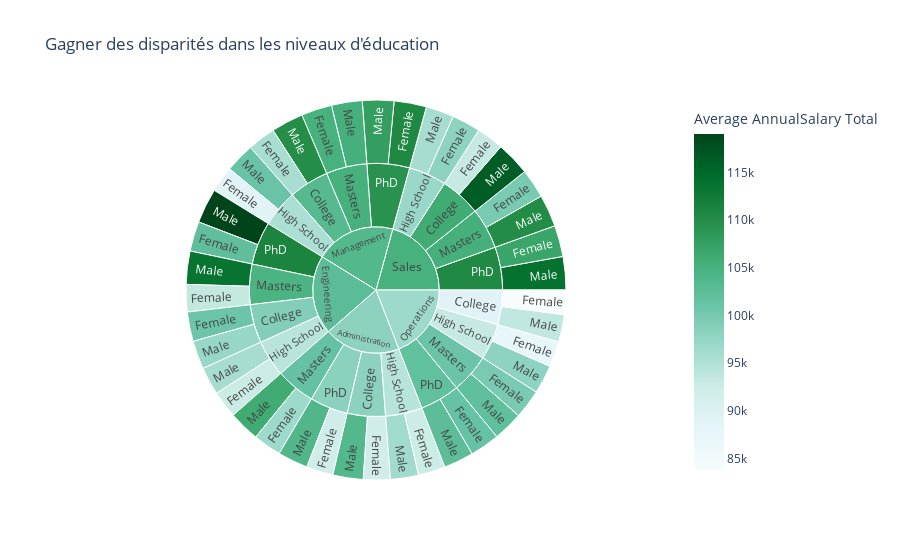

Notebook code cell kept with this figure:
### Code cell
# Graphique Sunburst avec la couche la plus interne comme éducation, 
# puis le département et le sexe dans la couche la plus externe
fig = px.sunburst(df_gedp, path=['Dept','Education','Gender'], values='AnnualSalary',
                 color='AnnualSalary', color_continuous_scale='bugn',title="Gagner des disparités dans les niveaux d'éducation",
                  labels={"AnnualSalary":'Average AnnualSalary Total'})
fig.show()

### Figure 1 — Plotly figure (JSON) as saved in the notebook; plotly's stock layout.template omitted (floating-point values rounded to 4 significant figures)
{"data": [{"branchvalues": "total", "customdata": [[91910.0], [100800.0], [95730.0], [83800.0], [93130.0], [92530.0], [92710.0], [88980.0], [87670.0], [98030.0], [96670.0], [93480.0], [105000.0], [99800.0], [99900.0], [91920.0], [102200.0], [110700.0], [101400.0], [107000.0], [103700.0], [97160.0], [110000.0], [93550.0], [116300.0], [96322], [95850.0], [101100.0], [97963], [95910.0], [106000.0], [113700.0], [105300.0], [102073], [110200.0], [103900.0], [119000.0], [107800.0], [102500.0], [113900.0], [98150.0], [99030.0], [103400.0], [88950.0], [106000.0], [94470.0], [94300.0], [95440.0], [93100.0], [96980.0], [101600.0], [104600.0], [105200.0], [101000.0], [105300.0], [98270.0], [111300.0], [109300.0], [102000.0], [110600.0], [98170.0], [102700.0], [103600.0], [96550.0], [104900.0]], "domain": {"x": [0, 1], "y": [0, 1]}, "hovertemplate": "labels=%{label}<br>AnnualSalary_sum=%{value}<br>parent=%{parent}<br>id=%{id}<br>Average AnnualSalary Total=%{color}<extra></extra>", "ids": ["Administration/College/Female", "Engineering/College/Female", "Management/College/Female", "Operations/College/Female", "Sales/College/Female", "Administration/High School/Female", "Engineering/High School/Female", "Management/High School/Female", "Operations/High School/Female", "Sales/High School/Female", "Administration/Masters/Female", "Engineering/Masters/Female", "Management/Masters/Female", "Operations/Masters/Female", "Sales/Masters/Female", "Administration/PhD/Female", "Engineering/PhD/Female", "Management/PhD/Female", "Operations/PhD/Female", "Sales/PhD/Female", "Administration/College/Male", "Engineering/College/Male", "Management/College/Male", "Operations/College/Male", "Sales/College/Male", "Administration/High School/Male", "Engineering/High School/Male", "Management/High School/Male", "Operations/High School/Male", "Sales/High School/Male", "Administration/Masters/Male", "Engineering/Masters/Male", "Management/Masters/Male", "Operations/Masters/Male", "Sales/Masters/Male", "Administration/PhD/Male", "Engineering/PhD/Male", "Management/PhD/Male", "Operations/PhD/Male", "Sales/PhD/Male", "Administration/College", "Engineering/College", "Management/College", "Operations/College", "Sales/College", "Administration/High School", "Engineering/High School", "Management/High School", "Operations/High School", "Sales/High School", "Administration/Masters", "Engineering/Masters", "Management/Masters", "Operations/Masters", "Sales/Masters", "Administration/PhD", "Engineering/PhD", "Management/PhD", "Operations/PhD", "Sales/PhD", "Administration", "Engineering", "Management", "Operations", "Sales"], "labels": ["Female", "Female", "Female", "Female", "Female", "Female", "Female", "Female", "Female", "Female", "Female", "Female", "Female", "Female", "Female", "Female", "Female", "Female", "Female", "Female", "Male", "Male", "Male", "Male", "Male", "Male", "Male", "Male", "Male", "Male", "Male", "Male", "Male", "Male", "Male", "Male", "Male", "Male", "Male", "Male", "College", "College", "College", "College", "College", "High School", "High School", "High School", "High School", "High School", "Masters", "Masters", "Masters", "Masters", "Masters", "PhD", "PhD", "PhD", "PhD", "PhD", "Administration", "Engineering", "Management", "Operations", "Sales"], "marker": {"coloraxis": "coloraxis", "colors": [91910.0, 100800.0, 95730.0, 83800.0, 93130.0, 92530.0, 92710.0, 88980.0, 87670.0, 98030.0, 96670.0, 93480.0, 105000.0, 99800.0, 99900.0, 91920.0, 102200.0, 110700.0, 101400.0, 107000.0, 103700.0, 97160.0, 110000.0, 93550.0, 116300.0, 96322, 95850.0, 101100.0, 97963, 95910.0, 106000.0, 113700.0, 105300.0, 102073, 110200.0, 103900.0, 119000.0, 107800.0, 102500.0, 113900.0, 98150.0, 99030.0, 103400.0, 88950.0, 106000.0, 94470.0, 94300.0, 95440.0, 93100.0, 96980.0, 101600.0, 104600.0, 105200.0, 101000.0, 105300.0, 98270.0, 111300.0, 109300.0, 102000.0, 110600.0, 98170.0, 102700.0, 103600.0, 96550.0, 104900.0]}, "name": "", "parents": ["Administration/College", "Engineering/College", "Management/College", "Operations/College", "Sales/College", "Administration/High School", "Engineering/High School", "Management/High School", "Operations/High School", "Sales/High School", "Administration/Masters", "Engineering/Masters", "Management/Masters", "Operations/Masters", "Sales/Masters", "Administration/PhD", "Engineering/PhD", "Management/PhD", "Operations/PhD", "Sales/PhD", "Administration/College", "Engineering/College", "Management/College", "Operations/College", "Sales/College", "Administration/High School", "Engineering/High School", "Management/High School", "Operations/High School", "Sales/High School", "Administration/Masters", "Engineering/Masters", "Management/Masters", "Operations/Masters", "Sales/Masters", "Administration/PhD", "Engineering/PhD", "Management/PhD", "Operations/PhD", "Sales/PhD", "Administration", "Engineering", "Management", "Operations", "Sales", "Administration", "Engineering", "Management", "Operations", "Sales", "Administration", "Engineering", "Management", "Operations", "Sales", "Administration", "Engineering", "Management", "Operations", "Sales", "", "", "", "", ""], "type": "sunburst", "values": [91910.0, 100800.0, 95730.0, 83800.0, 93130.0, 92530.0, 92710.0, 88980.0, 87670.0, 98030.0, 96670.0, 93480.0, 105000.0, 99800.0, 99900.0, 91920.0, 102200.0, 110700.0, 101400.0, 107000.0, 103700.0, 97160.0, 110000.0, 93550.0, 116300.0, 96322, 95850.0, 101100.0, 97963, 95910.0, 106000.0, 113700.0, 105300.0, 102073, 110200.0, 103900.0, 119000.0, 107800.0, 102500.0, 113900.0, 195600.0, 198000.0, 205800.0, 177400.0, 209500.0, 188900.0, 188600.0, 190100.0, 185600.0, 193900.0, 202700.0, 207100.0, 210300.0, 201900.0, 210100.0, 195800.0, 221200.0, 218547, 203900.0, 220900.0, 782900.0, 814900.0, 824800.0, 768800.0, 834400.0]}], "layout": {"coloraxis": {"colorbar": {"title": {"text": "Average AnnualSalary Total"}}, "colorscale": [[0, "rgb(247,252,253)"], [0.125, "rgb(229,245,249)"], [0.25, "rgb(204,236,230)"], [0.375, "rgb(153,216,201)"], [0.5, "rgb(102,194,164)"], [0.625, "rgb(65,174,118)"], [0.75, "rgb(35,139,69)"], [0.875, "rgb(0,109,44)"], [1, "rgb(0,68,27)"]]}, "legend": {"tracegroupgap": 0}, "title": {"text": "Gagner des disparités dans les niveaux d'éducation"}}}
